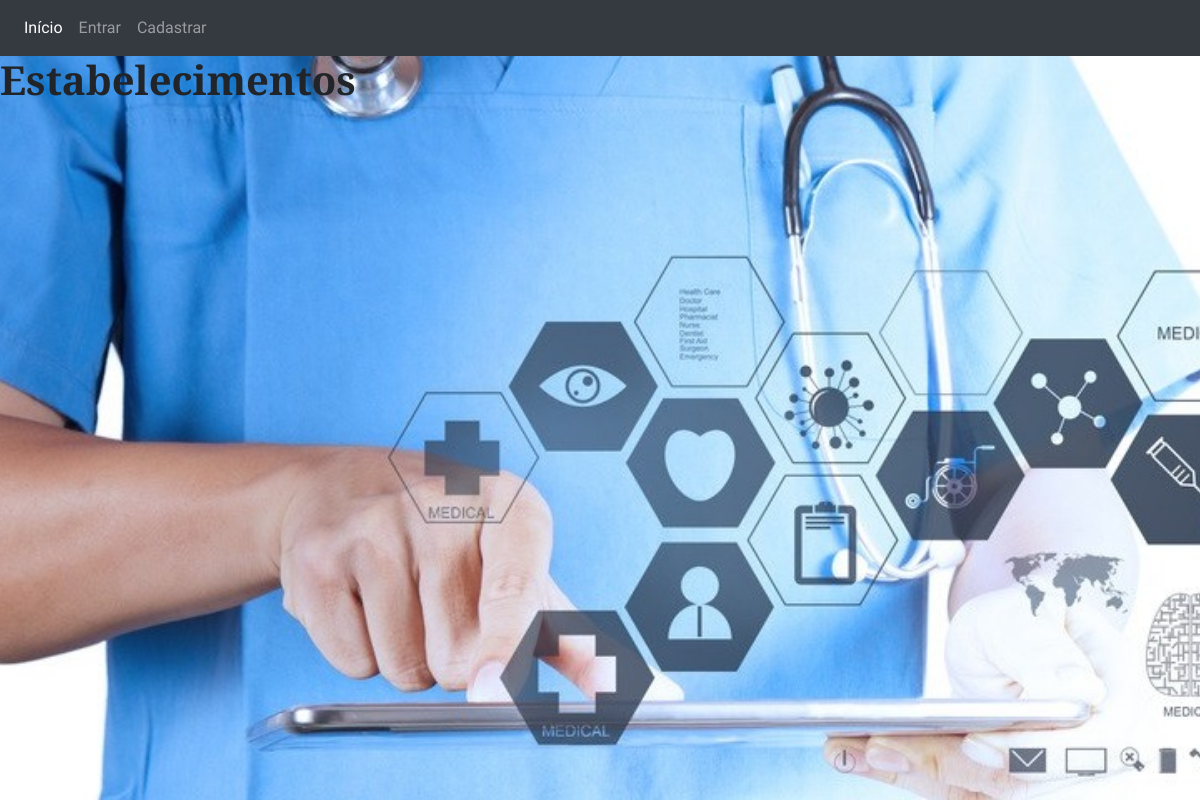
/divulga/servicolist/, run on an earlier commit of the app's database.
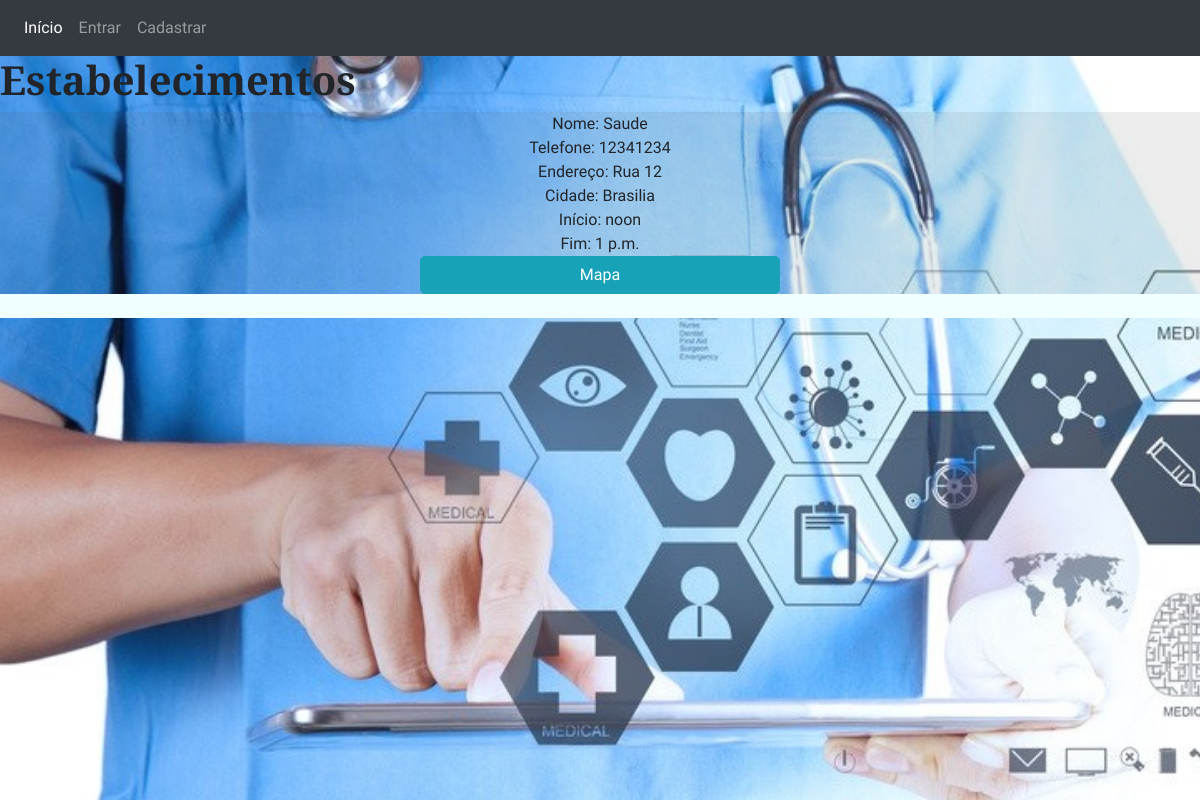
And on a later commit of the database.
### divulga/models.py (models this page shows, shortened)
class Establishment(models.Model):
    name = models.CharField(max_length=50, null=False)
    openHour = models.TimeField()
    closeHour = models.TimeField()
    telefone = models.CharField(max_length=15, null=False)
    cidade = models.CharField(max_length=30, null=False)
    bairro = models.CharField(max_length=50, null=False)
    endereco = models.CharField(max_length=140, null=False)
    cep = models.CharField(max_length=10, null=False)
    community_action = models.ManyToManyField(CommunityAction,blank=True,null=True)

### divulga/views.py (the view)
def servicolist(request):
    estabelecimentos = Establishment.objects.all()
    saude = HealthService.objects.all()
    doacao = Donation.objects.all()
    return render(request, 'servicolist.html', {'estabelecimentos':estabelecimentos,'saude':saude,'doacao':doacao})

### divulga/templates/servicolist.html (shortened to what this page needs)
{% extends 'base.html' %}
{% block content%}
<h1>Estabelecimentos</h1>
{% for i in estabelecimentos %}
<div id="btn" align="center">
Nome: {{ i.name }}<br>
Telefone: {{  i.telefone  }}<br>
Endereço: {{  i.endereco  }}<br>
Cidade: {{  i.cidade  }}<br>
Início: {{  i.openHour  }}<br>
Fim: {{  i.closeHour }}<br>
<form method="POST" action="{% url 'mapa' i.id %}">
<div id="btn-mapa">
<input style="border-radius: 5px; width: 30%"  class="btn btn-info btn-block" type="submit" value="Mapa" >
</div>
</form>
<div style="background: azure">
    <br>
</div>
</div>
{% endfor %}
{% endblock content %}

### templates/base.html (shortened to what this page needs)
{% load staticfiles %}
<!DOCTYPE html>
<html lang="en">
  <head>
    <link href="{% static "vendor/bootstrap/css/bootstrap.min.css" %}" rel="stylesheet">
    <link href="{% static "vendor/font-awesome/css/font-awesome.min.css" %}" rel="stylesheet">
    <link href="{% static "css/coming-soon.min.css" %}" rel="stylesheet">
  </head>
  <body>
      <nav class="navbar navbar-expand-lg navbar-dark bg-dark">
          <div class="collapse navbar-collapse" id="navbarNavDropdown">
            <ul class="navbar-nav">
              <li class="nav-item active">
                <a class="nav-link" href="{% url 'index' %}">Início <span class="sr-only">(current)</span></a>
              </li>
                {% if user.is_authenticated %}
                    <li class="nav-item">
                        <a class="nav-link" href="#">{{ user.username }}</a>
                    </li>
                    <li class="nav-item">
                        <a class="nav-link" href="{% url 'logout' %}">Sair</a>
                    </li>
                    <li class="nav-item">
                      <a class="nav-link" href="{% url 'create_establishment' %}">Criar estabelecimento</a>
                  </li>
                  <li class="nav-item">
                    <a class="nav-link" href="{% url 'create_health_service' %}">Cadastrar serviço médico</a>
                  </li>
                    <li class="nav-item">
                      <a class="nav-link" href="{% url 'create_donation' %}">Cadastrar doações</a>
                    </li>
                      <li class="nav-item">
                      <a class="nav-link" href="{% url 'list_establishment' %}">Meus estabelecimentos</a>
                  </li>
                  <li class="nav-item">
                      <a class="nav-link" href="{% url 'list_health_service' %}">Meus serviços médicos</a>
                  </li>
                  <li class="nav-item">
                      <a class="nav-link" href="{% url 'list_donation' %}">Minhas doações</a>
                  </li>
                  <li class="nav-item">
                      <a class="nav-link" href="{% url 'servicolist' %}">Lista de informações</a>
                  </li>
                {% else %}
                    <li class="nav-item">
                        <a class="nav-link" href="{% url 'login' %}">Entrar</a>
                    </li>
                    <li class="nav-item">
                      <a class="nav-link" href="{% url 'signup' %}">Cadastrar</a>
                    </li>
                {% endif %}
            </ul>
          </div>
        </nav>
    {% block content %}
    {% endblock %}
  </body>
</html>

### divulga/templates/servicolist.html (style rules this page uses)
#btn { background: rgba(76, 78, 78, 0.1); }

What changed in the data, as far as the page shows it:
added Establishment: name "Saude", telefone "12341234", endereco "Rua 12", cidade "Brasilia", openHour "noon", closeHour "1 p.m."
